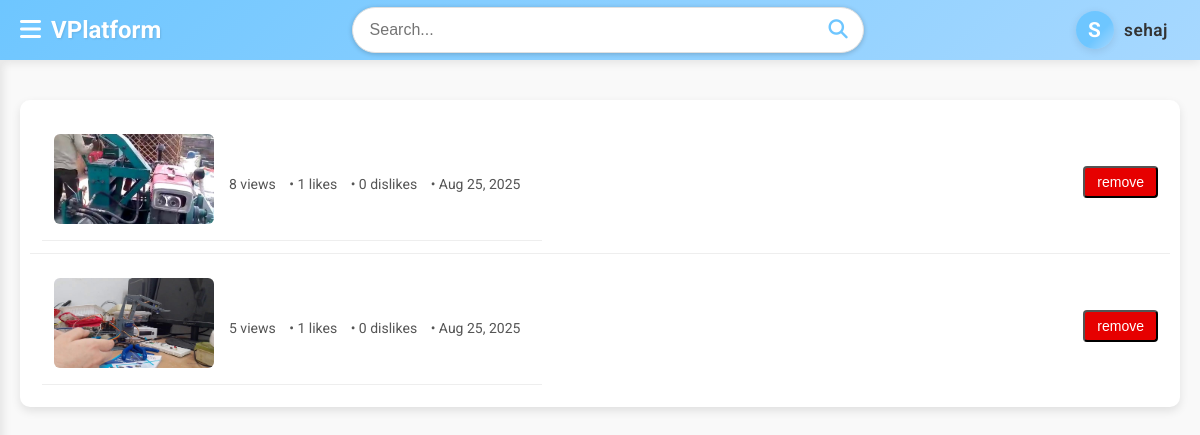
Page /saved_videos/ (signed in) on the committed database.
### videos_display/models.py (models this page shows, shortened)
class Saved_video(models.Model):
    user = models.ForeignKey(User, on_delete=models.CASCADE)
    video = models.ForeignKey(Video, on_delete=models.CASCADE)
    class Meta:
        unique_together = ('user', 'video')

class Video(models.Model):
    username = models.CharField(max_length=100)
    email = models.EmailField()
    title = models.CharField(max_length=200)
    description = models.CharField(max_length=2000)
    published_date = models.DateField(auto_now=True)
    category = models.CharField(max_length=25)
    video = models.FileField(upload_to='videos/')
    thumbnail = models.ImageField(upload_to='thumbnails/', null=True, blank=True)
    duration = models.CharField(max_length=8, blank=True, null=True)  # in seconds
    views = models.PositiveIntegerField(default=0)
    likes = models.PositiveIntegerField(default=0)
    dislikes = models.PositiveIntegerField(default=0)

### videos_display/views.py (the view)
# urls.py: path('saved_videos/', vd_views.show_saved_videos, name='saved_videos'),
def show_saved_videos(request):
    if request.user.is_authenticated:
        saved_videos = Saved_video.objects.filter(user=request.user)
        return render(request, 'videos_display/saved_videos.html', {'watch_later_videos': saved_videos})
    else:
        return render(request, 'User/sign_in_request_page.html')

### videos_display/templates/videos_display/saved_videos.html (shortened to what this page needs)
{% extends 'base.html' %}
{% load static %}
{% block extra_css %}
<link rel="stylesheet" href="{% static 'css/liked_video_page.css' %}">
{% endblock %}
{% block content %}
<div class="video-list" id="liked-videos-list">
    {% for video in watch_later_videos %}
    <div class="video-item" id="{{ video.video.id }}">
            <a href="{% url 'full_video' video.video.id %}" class="video-item">
        <div class="video-thumbnail">
            <img src="{{ video.video.thumbnail.url }}" alt="" srcset="">
        </div>
        <div class="video-details">
            <div class="video-meta">
                <span>{{ video.video.views }} views</span> •
                <span>{{ video.video.likes }} likes</span> •
                <span>{{ video.video.dislikes }} dislikes</span> •
                <span>{{ video.video.published_date|date:"M d, Y" }}</span>
            </div>
        </div>
    </a>
        <div class="video-actions">
            <button onclick="removeSaved('{{ video.video.id }}')" class="action-btn delete-btn">remove</button>
        </div>
    </div>
    {% empty %}
    <p>No saved videos found.</p>
    {% endfor %}
</div>
{% endblock %}

### templates/base.html (shortened to what this page needs)
{% load static %}
<!DOCTYPE html>
<html lang="en">
<head>
    <link rel="stylesheet" href="https://cdnjs.cloudflare.com/ajax/libs/font-awesome/6.4.0/css/all.min.css">
    <link rel="stylesheet" href="{% static 'css/base.css' %}">
    {% block extra_css %}
    {% endblock %}
</head>
<body>
    <div class="wrapper">
        <div class="top-bar">
            <div class="top-left">
                <button type="button" id="sidebarCollapse" class="btn">
                    <i class="fas fa-bars"></i>
                </button>
                <a class="site-title" href="/">VPlatform</a>
            </div>
            <div class="search-container">
                <div >
                    <form method="get" action="/results/" class="search-box">
                        <input type="text" placeholder="Search..." name="search_query" value="{{request.GET.search_query}}" />
                        <button type="submit"><i class="fas fa-search"></i></button>
                    </form>
                    </div>
            </div>
                {% if user.is_authenticated %}
                <a href="/user_info/" class="user-profile-container user-profile-link">
                    <div class="user-avatar user-avatar-circle">
                        <span class="user-avatar-initial">{{ user.username|slice:":1"|upper }}</span>
                    </div>
                    <span class="username-text">{{ user.username }}</span>
                </a>
                {% else %}
                <a href="/sign_in" class="sign-in">Sign In</a>
                {% endif %}
        </div>
        <div id="content">
            {% block content%}
            {% endblock %}
        </div>
    </div>
</body>
</html>

### static/css/base.css (style rules this page uses)
:root { --primary-color: #6ec6ff; --secondary-color: #a7d8ff; --background-color: #f9f9f9; --text-color: #333333; --text-color-light: #ffffff; --border-color: #e0e0e0; }
body { font-family: 'Roboto', sans-serif; background-color: var(--background-color); color: var(--text-color); margin: 0; padding: 0; padding-top: 60px; }
.wrapper { display: flex; width: 100%; }
.top-bar { position: fixed; top: 0; left: 0; right: 0; height: 60px; background: linear-gradient(135deg, var(--primary-color) 0%, var(--secondary-color) 100%); display: flex; align-items: center; padding: 0 20px; box-shadow: 0 2px 10px rgba(0, 0, 0, 0.1); z-index: 1001; justify-content: space-between; }
.top-left { display: flex; align-items: center; }
#sidebarCollapse { background: none; border: none; font-size: 1.5rem; color: var(--text-color-light); padding: 0; margin-right: 10px; cursor: pointer; transition: transform 0.3s ease; }
.site-title { font-weight: bold; color: var(--text-color-light); font-size: 1.5rem; text-decoration: none; text-shadow: 1px 1px 2px rgba(0, 0, 0, 0.1); }
.search-container { flex-grow: 1; display: flex; justify-content: center; }
.search-box { width: 50vw; max-width: 500px; display: flex; background: var(--text-color-light); border-radius: 25px; padding: 5px; border: 1px solid var(--border-color); box-shadow: 0 1px 5px rgba(0, 0, 0, 0.2); }
.search-box input { width: 100%; border: none; outline: none; padding: 8px 12px; border-radius: 25px; font-size: 1rem; }
.search-box button { background: transparent; border: none; cursor: pointer; padding: 5px 10px; font-size: 1.2rem; color: var(--primary-color); }
.user-profile-link { display: flex; align-items: center; text-decoration: none; color: inherit; margin-left: 18px; transition: background 0.15s; border-radius: 24px; padding: 4px 12px 4px 4px; }
.user-avatar.user-avatar-circle { width: 38px; height: 38px; border-radius: 50%; background: linear-gradient(135deg, var(--primary-color) 60%, var(--secondary-color) 100%); display: flex; align-items: center; justify-content: center; margin-right: 10px; box-shadow: 0 2px 8px rgba(0,0,0,0.10); }
.user-avatar-initial { color: var(--text-color-light); font-size: 1.3rem; font-weight: 700; letter-spacing: 1px; }
.username-text { font-size: 1.08rem; font-weight: 600; color: var(--text-color); letter-spacing: 0.5px; }
#content { width: 100%; padding: 20px; }

### static/css/liked_video_page.css (style rules this page uses)
.video-list { margin-top: 20px; background: white; border-radius: 10px; box-shadow: 0 4px 10px rgba(0,0,0,0.1); padding: 10px; }
.video-item { display: flex; align-items: center; padding: 12px; border-bottom: 1px solid #eee; text-decoration: none; color: inherit; justify-content: space-between; }
.video-item:last-child { border-bottom: none; }
.video-thumbnail img { width: 160px; height: 90px; border-radius: 6px; object-fit: cover; }
.video-details { flex: 1; margin-left: 15px; }
.video-meta { font-size: 14px; color: #555; }
.video-meta span { margin-right: 10px; }
.video-actions { display: flex; flex-direction: column; gap: 6px; }
.action-btn { padding: 6px 12px; background: #6ec6ff; color: white; text-decoration: none; border-radius: 4px; font-size: 14px; text-align: center; }
.delete-btn { background: #e60000; }

### rows in the picture
Saved_video: video.thumbnail (picture), video.views "8", video.likes "1", video.dislikes "0", video.published_date "Aug 25, 2025"
Saved_video: video.thumbnail (picture), video.views "5", video.likes "1", video.dislikes "0", video.published_date "Aug 25, 2025"

### other values in the picture
{{ user.username|slice:":1"|upper }} "S"
{{ user.username }} "sehaj"
